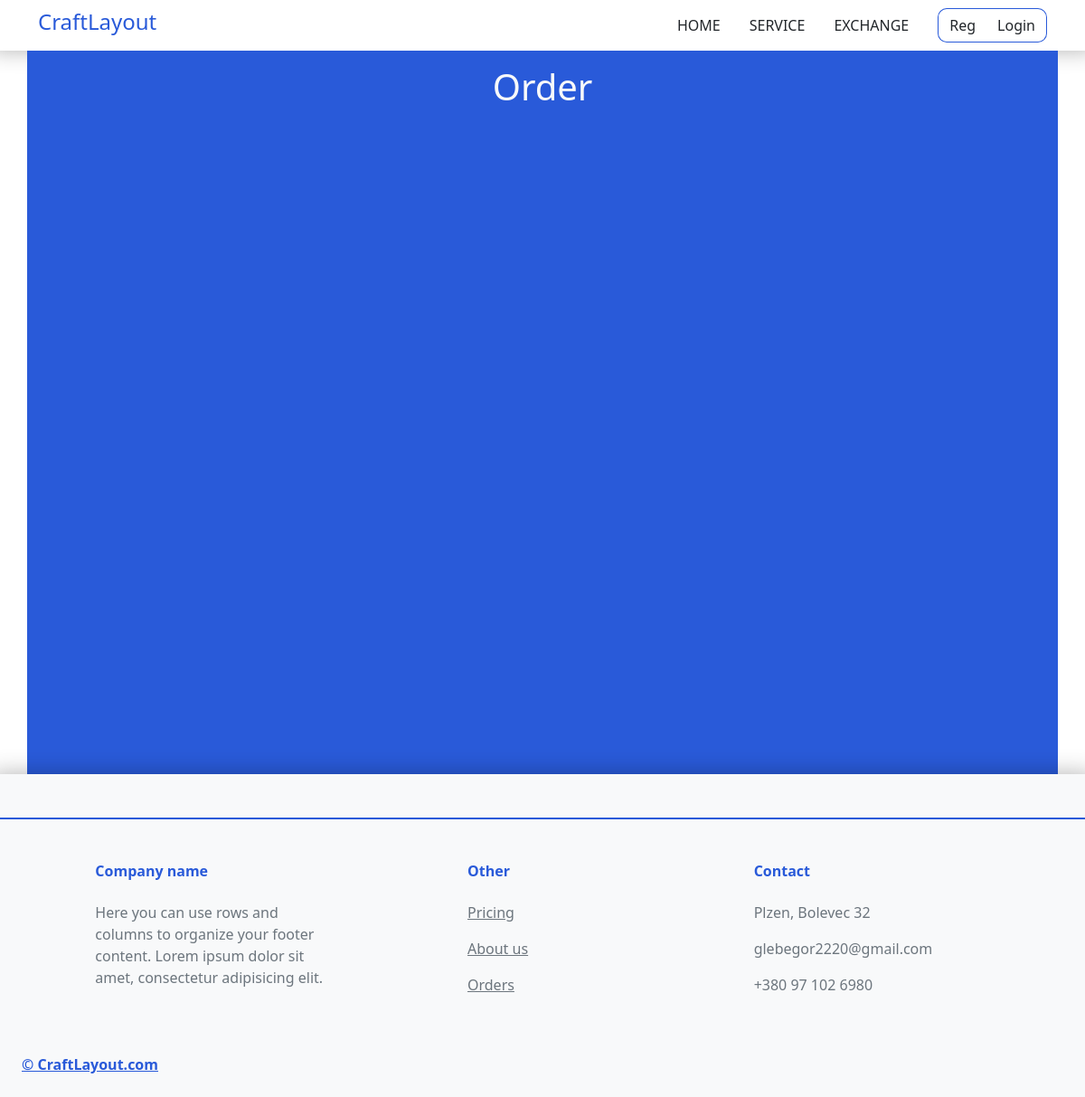
The page /exchange/7 on the database as committed earlier.
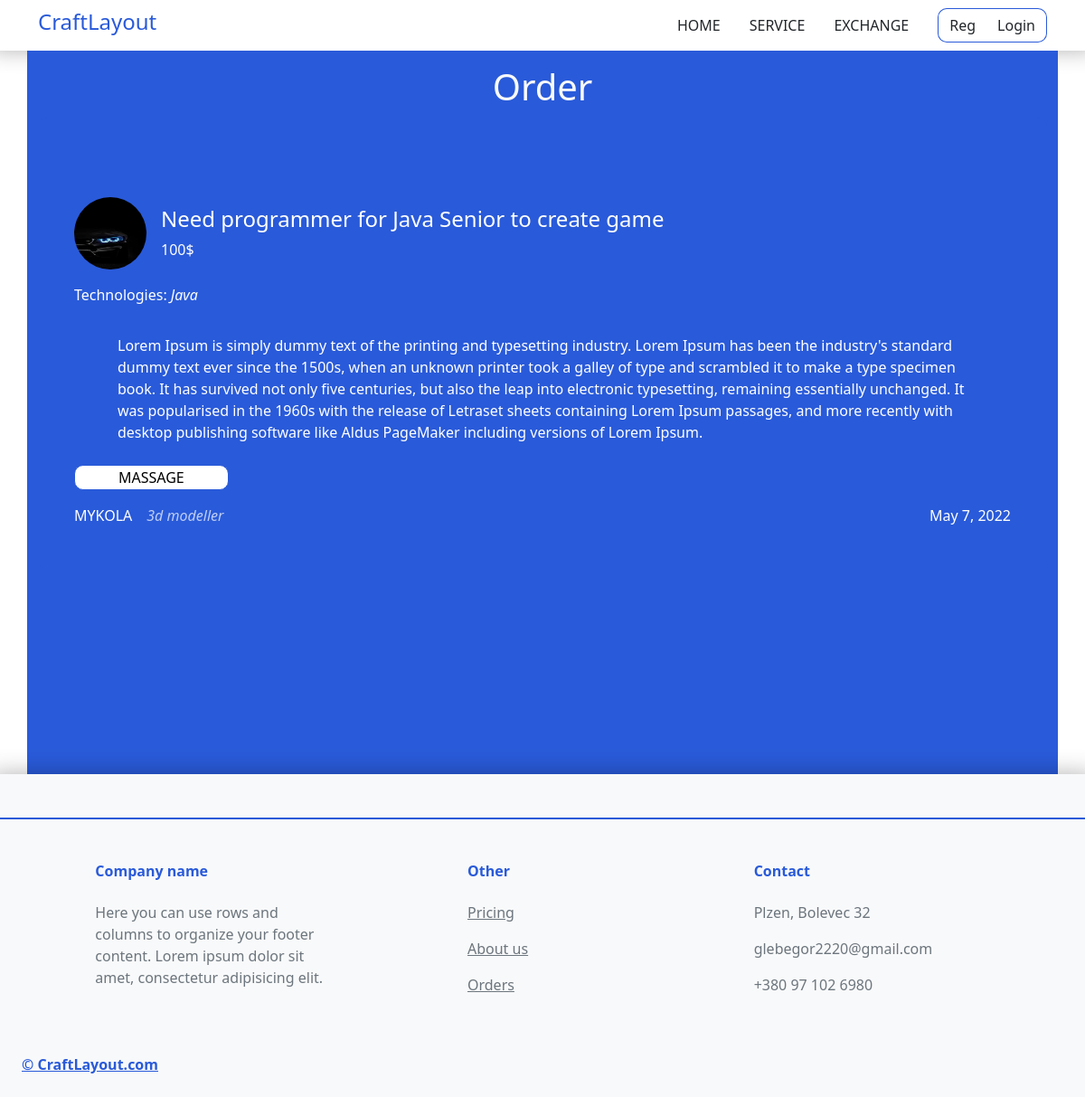
The same page on the database as committed later.
### exchange/models.py (models this page shows, shortened)
class Exchange(models.Model):
    user = models.ForeignKey(User, on_delete=models.CASCADE)
    title = models.CharField(max_length=255)
    salary = models.CharField(default='Agreements' ,max_length=255)
    text = models.TextField()
    technologies = models.CharField(max_length=255, default=' ')
    date = models.DateField(default=timezone.now)
    id = models.AutoField(primary_key=True)

### users/models.py (models this page shows, shortened)
class Profile(models.Model):
    user = models.OneToOneField(User, on_delete=models.CASCADE)
    Avatar = models.ImageField(default='default.png', upload_to='avatarks')
    banner = models.ImageField(default='default.png', upload_to='banners')
    position = models.CharField(default='Developer', max_length=150)

### exchange/views.py (the view)
# urls.py: path('exchange/<int:id>', exchViews.OrderPage),
def OrderPage(request, id):
    orders = Exchange.objects.filter(pk=id)
    context = {'data': orders}
    return render(request, 'exchange/exchangeOrder.html', context)

### exchange/templates/exchange/exchangeOrder.html (shortened to what this page needs)
{% extends 'services/main-layout.html' %}
{% block content%}
<div style="min-height:800px;background: #295AD9;" class='container'>
    <h1 class="text-center pt-3 text-light">Order</h1>
            {% for order in data%}
            <div class='orderExchange pb-5'>
                <div class="d-flex align-items-center mt-5 pb-3">
                    <img style="width: 80px; height: 80px; border-radius: 50%;" src={{ order.user.profile.Avatar.url}}>
                    <div class="ms-3">
                        <div class="h4">{{ order.title}}</div>
                        <div class="">{{ order.salary}}</div>
                    </div>
                </div>
                <p class="techExchange">Technologies: <em class="">{{ order.technologies}}</em></p>
                <div class="py-3 px-5">{{ order.text}}</div>
                <div>
                    <a href={{ order.id }}><button class="btnExchange text-uppercase my-2 px-5">Massage</button></a>
                    <div class="d-flex  justify-content-between pt-2">
                        <div class="d-flex">
                            <div class="text-uppercase">{{ order.user}}</div>
                            <em class="ps-3" style="opacity: .7;">{{ order.user.profile.position}}</em>
                        </div>
                        <div class="">{{ order.date}}</div>
                    </div>
                </div>
            </div>
            {% endfor%}
        </div>
    </div>
{% endblock%}

Rows that differ between the two databases and show on the page:
added Exchange: user.profile.Avatar (picture), title "Need programmer for Java Senior to create game", salary "100$", technologies "Java", text "Lorem Ipsum is simply dummy text of the printing and typesetting industry. Lorem Ipsum has been the industry's standard dummy text ever since the 1500s, when an unknown printer took a galley of type and scrambled it to make a type specimen book. It has survived not only five centuries, but also the leap into electronic typesetting, remaining essentially unchanged. It was popularised in the 1960s with the release of Letraset sheets containing Lorem Ipsum passages, and more recently with desktop publishing software like Aldus PageMaker including versions of Lorem Ipsum.", user "MYKOLA", user.profile.position "3d modeller", date "May 7, 2022"
